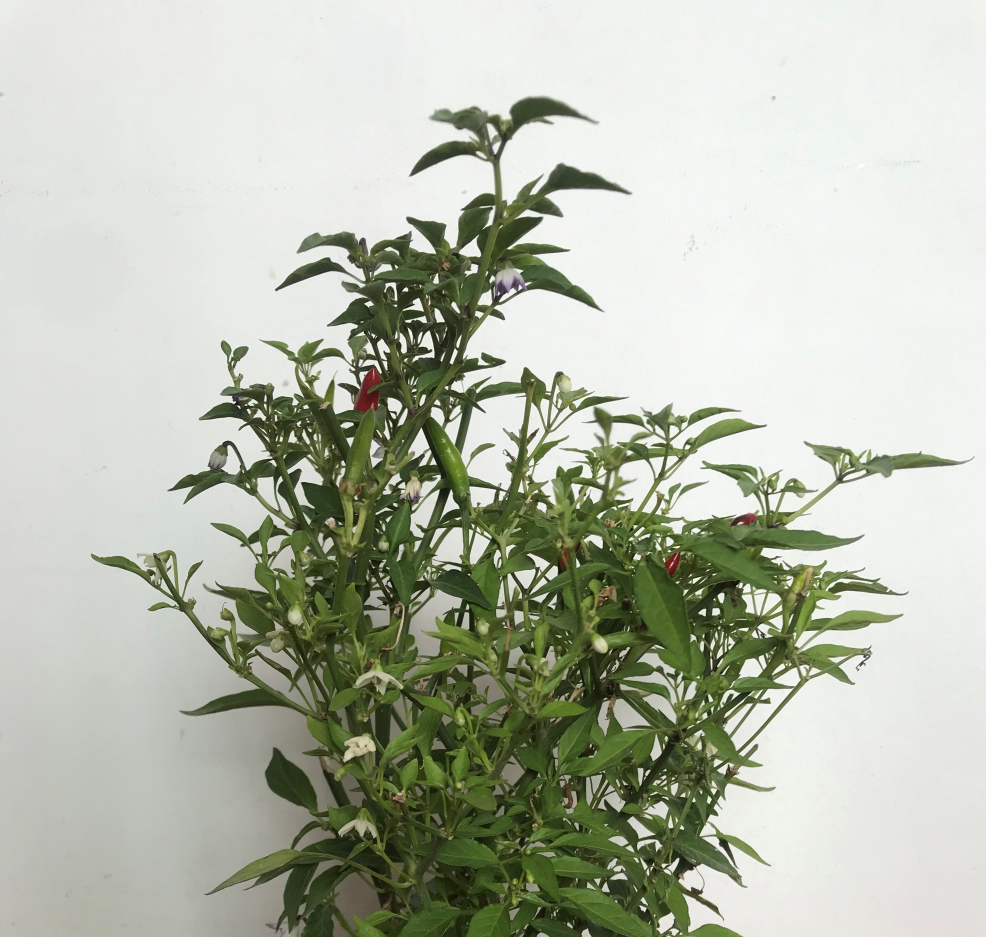
#> input picture photos/ChilliPlantCropped.jpeg, 2957 x 2811 px, found by its file name (shown at 1/3 size)
$ python ColourThreshold.py
#> lines starting #> are read from the running program, lines starting #| are printed output that depends on the picture; after the words box and inside, x2 and y2 are one past the last pixel; in counts of white or black regions, pixels touching at a corner belong together
#Red Chillies ->  s(hMin = 0 , sMin = 124, vMin = 0), (hMax = 12 , sMax = 255, vMax = 255)

import cv2
import sys
import numpy as np

def nothing(x):
    pass

# Load in image
image = cv2.imread('ChilliPlantCropped.jpeg')
#> image is the input picture: shape (2811, 2957, 3); mean B, G, R 172.8, 187.7, 182.7
image = cv2.resize(image, (1920,550))
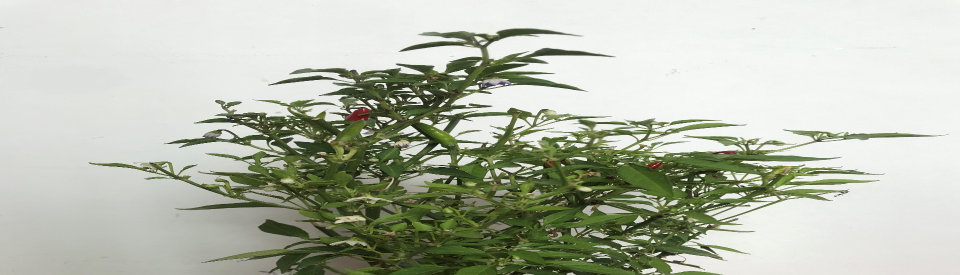
#> image: shape (550, 1920, 3) (shown at 1/2 size); mean B, G, R 172.8, 187.6, 182.6

# Create a window
cv2.namedWindow('image')

# create trackbars for color change
cv2.createTrackbar('HMin','image',0,179,nothing) # Hue is from 0-179 for Opencv
#> slider 'HMin' is set to 35
cv2.createTrackbar('SMin','image',0,255,nothing)
#> slider 'SMin' is set to 51
cv2.createTrackbar('VMin','image',0,255,nothing)
#> slider 'VMin' is set to 51
cv2.createTrackbar('HMax','image',0,179,nothing)
#> slider 'HMax' is set to 179
cv2.createTrackbar('SMax','image',0,255,nothing)
#> slider 'SMax' is set to 255
cv2.createTrackbar('VMax','image',0,255,nothing)
#> slider 'VMax' is set to 255

# Set default value for MAX HSV trackbars.
cv2.setTrackbarPos('HMax', 'image', 179)
cv2.setTrackbarPos('SMax', 'image', 255)
cv2.setTrackbarPos('VMax', 'image', 255)

# Initialize to check if HSV min/max value changes
hMin = sMin = vMin = hMax = sMax = vMax = 0
phMin = psMin = pvMin = phMax = psMax = pvMax = 0

output = image
wait_time = 33

while(1):

    # get current positions of all trackbars
    hMin = cv2.getTrackbarPos('HMin','image')
    sMin = cv2.getTrackbarPos('SMin','image')
    vMin = cv2.getTrackbarPos('VMin','image')

    hMax = cv2.getTrackbarPos('HMax','image')
    sMax = cv2.getTrackbarPos('SMax','image')
    vMax = cv2.getTrackbarPos('VMax','image')

    # Set minimum and max HSV values to display
    lower = np.array([hMin, sMin, vMin])
    upper = np.array([hMax, sMax, vMax])

    # Create HSV Image and threshold into a range.
    hsv = cv2.cvtColor(image, cv2.COLOR_BGR2HSV)
#> hsv: shape (550, 1920, 3); mean H, S, V 43.7, 39, 187.8
    mask = cv2.inRange(hsv, lower, upper)
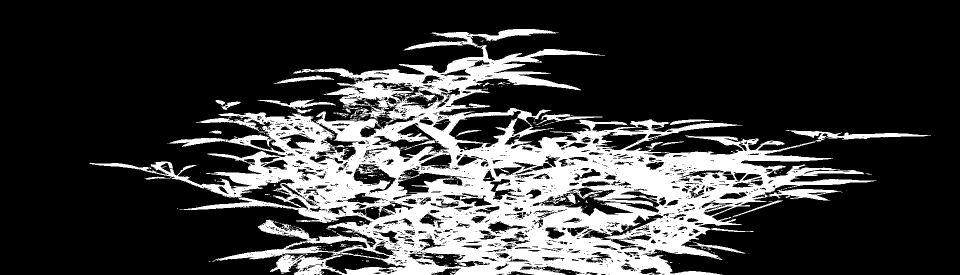
#> mask: shape (550, 1920) (shown at 1/2 size); 23.1% white; 514 white regions (475 under 20 px), largest, box (x1, y1, x2, y2) and area: (178, 58, 1753, 550) 233155, (1571, 260, 1862, 283) 2140, (1537, 378, 1683, 401) 1592
    output = cv2.bitwise_and(image,image, mask= mask)
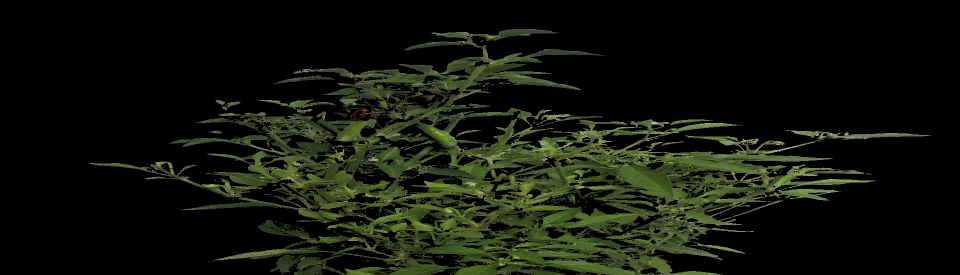
#> output: shape (550, 1920, 3) (shown at 1/2 size); mean B, G, R 11.1, 21.1, 17.7

    # Print if there is a change in HSV value
    if( (phMin != hMin) | (psMin != sMin) | (pvMin != vMin) | (phMax != hMax) | (psMax != sMax) | (pvMax != vMax) ):
        print("(hMin = %d , sMin = %d, vMin = %d), (hMax = %d , sMax = %d, vMax = %d)" % (hMin , sMin , vMin, hMax, sMax , vMax))
        phMin = hMin
        psMin = sMin
        pvMin = vMin
        phMax = hMax
        psMax = sMax
        pvMax = vMax

    # Display output image
    cv2.imshow('image',output)

    # Wait longer to prevent freeze for videos.
    if cv2.waitKey(wait_time) & 0xFF == ord('q'):
#> (key q is pressed here)
        break

cv2.destroyAllWindows()
